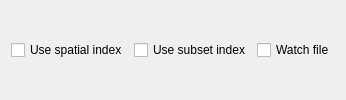
        <widget class="QgsCollapsibleGroupBox" name="layerSettingsGroupBox" native="true">
         <property name="sizePolicy">
          <sizepolicy hsizetype="Preferred" vsizetype="Fixed">
           <horstretch>0</horstretch>
           <verstretch>0</verstretch>
          </sizepolicy>
         </property>
         <property name="title" stdset="0">
          <string>Layer Settings</string>
         </property>
         <property name="collapsed" stdset="0">
          <bool>true</bool>
         </property>
         <layout class="QVBoxLayout" name="verticalLayout_14">
          <item>
           <layout class="QGridLayout" name="gridLayout_6">
            <property name="topMargin">
             <number>0</number>
            </property>
            <item row="0" column="0">
             <widget class="QCheckBox" name="cbxSpatialIndex">
              <property name="toolTip">
               <string>Use a spatial index to improve performance of displaying and spatially selecting features</string>
              </property>
              <property name="statusTip">
               <string>Use a spatial index to improve performance of displaying and spatially selecting features</string>
              </property>
              <property name="text">
               <string>Use spatial index</string>
              </property>
             </widget>
            </item>
            <item row="0" column="1">
             <widget class="QCheckBox" name="cbxSubsetIndex">
              <property name="toolTip">
               <string>Use an index to improve performance of subset filters (set in layer properties)</string>
              </property>
              <property name="statusTip">
               <string>Use an index to improve performance of subset filters (set in layer properties)</string>
              </property>
              <property name="text">
               <string>Use subset index</string>
              </property>
             </widget>
            </item>
            <item row="0" column="2">
             <widget class="QCheckBox" name="cbxWatchFile">
              <property name="toolTip">
               <string>Watch for changes to the file by other applications while Hake Geospatial is running</string>
              </property>
              <property name="statusTip">
               <string>Watch for changes to the file by other applications while Hake Geospatial is running</string>
              </property>
              <property name="text">
               <string>Watch file</string>
              </property>
             </widget>
            </item>
           </layout>
          </item>
         </layout>
        </widget>
